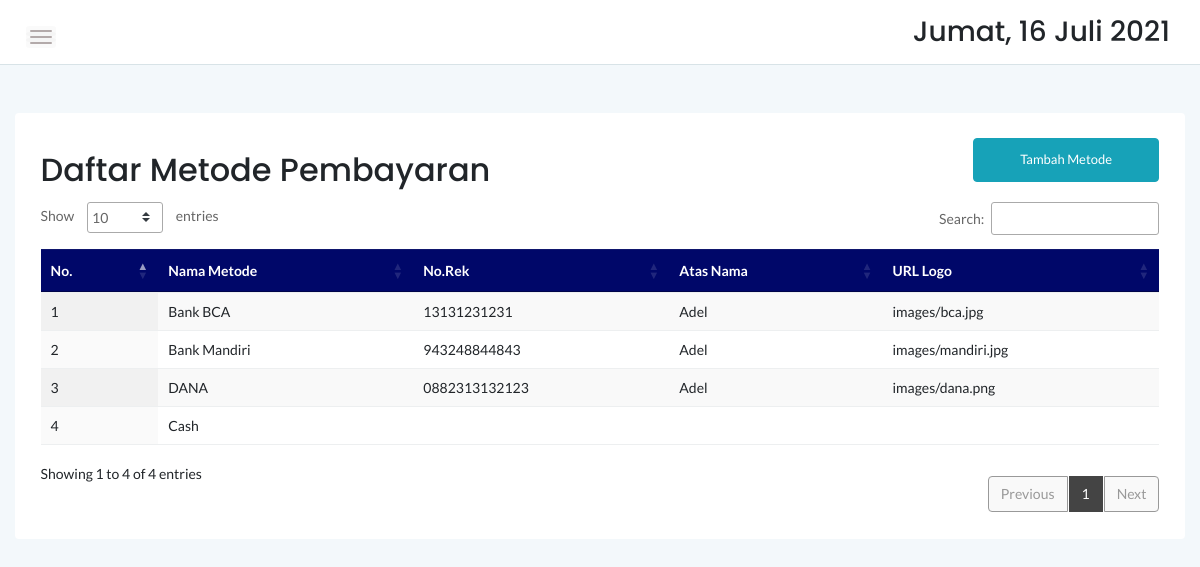
The app's page /admin/pembayaran.php with its own data.
### tables this page shows
CREATE TABLE `pembayaran` (
  `no` int(11) NOT NULL,
  `metode` varchar(25) NOT NULL,
  `norek` varchar(25) NOT NULL,
  `logo` text,
  `an` varchar(20) NOT NULL
);

### admin/pembayaran.php (the view, shortened to what this page needs)
<?php
	include '../dbconnect.php';
	?>
<!doctype html>
<html class="no-js" lang="en">
<head>
    <link rel="stylesheet" href="assets/css/bootstrap.min.css">
    <link rel="stylesheet" href="assets/css/font-awesome.min.css">
    <link rel="stylesheet" href="assets/css/themify-icons.css">
    <link rel="stylesheet" href="assets/css/metisMenu.css">
    <link rel="stylesheet" href="assets/css/owl.carousel.min.css">
    <link rel="stylesheet" href="assets/css/slicknav.min.css">
    <link rel="stylesheet" href="https://www.amcharts.com/lib/3/plugins/export/export.css" type="text/css" media="all" />
	<link rel="stylesheet" type="text/css" href="https://cdn.datatables.net/1.10.20/css/jquery.dataTables.min.css">
    <link rel="stylesheet" type="text/css" href="https://cdn.datatables.net/1.10.20/css/jquery.dataTables.css">
    <link rel="stylesheet" type="text/css" href="https://cdn.datatables.net/1.10.20/css/dataTables.bootstrap4.min.css">
    <link rel="stylesheet" type="text/css" href="https://cdn.datatables.net/responsive/2.2.3/css/responsive.bootstrap.min.css">
    <link rel="stylesheet" type="text/css" href="https://cdn.datatables.net/responsive/2.2.3/css/responsive.jqueryui.min.css">
	<link rel="stylesheet" type="text/css" href="https://cdn.datatables.net/buttons/1.5.2/css/buttons.dataTables.min.css">
    <link rel="stylesheet" href="assets/css/typography.css">
    <link rel="stylesheet" href="assets/css/default-css.css">
    <link rel="stylesheet" href="assets/css/styles.css">
    <link rel="stylesheet" href="assets/css/responsive.css">
</head>
<body>
    <div class="page-container">
        <div class="main-content">
            <div class="header-area">
                <div class="row align-items-center">
                    <div class="col-md-6 col-sm-8 clearfix">
                        <div class="nav-btn pull-left">
                            <span></span>
                            <span></span>
                            <span></span>
                        </div>
                    </div>
                    <div class="col-md-6 col-sm-4 clearfix">
                        <ul class="notification-area pull-right">
                            <li><h3><div class="date">
						</b></div></h3>
						</li>
                        </ul>
                    </div>
                </div>
            </div>
            <div class="main-content-inner">
                <div class="row mt-5 mb-5">
                    <div class="col-12">
                        <div class="card">
                            <div class="card-body">
                                <div class="d-sm-flex justify-content-between align-items-center">
									<h2>Daftar Metode Pembayaran</h2>
									<button style="margin-bottom:20px" data-toggle="modal" data-target="#myModal" class="btn btn-info col-md-2">Tambah Metode</button>
                                </div>
                                    <div class="data-tables datatable-dark">
										 <table id="dataTable3" class="display" style="width:100%"><thead class="thead-dark">
											<tr>
												<th>No.</th>
												<th>Nama Metode</th>
												<th>No.Rek</th>
												<th>Atas Nama</th>
												<th>URL Logo</th>
											</tr></thead><tbody>
											<?php
											$brgs=mysqli_query($conn,"SELECT * from pembayaran order by no ASC");
											$no=1;
											while($p=mysqli_fetch_array($brgs)){
												?>
												<tr>
													<td><?php echo $no++ ?></td>
													<td><?php echo $p['metode'] ?></td>
													<td><?php echo $p['norek'] ?></td>
													<td><?php echo $p['an'] ?></td>
													<td><?php echo $p['logo'] ?></td>
												</tr>
												<?php
											}
											?>
										</tbody>
										</table>
                                    </div>
								 </div>
                            </div>
                        </div>
                    </div>
                </div>
            </div>
        </div>
</body>
</html>

### admin/assets/css/styles.css (style rules this page uses)
.page-container { width: 100%; height: 100%; min-height: 100vh; padding-left: 280px; -webkit-transition: padding-left 0.3s ease 0s; transition: padding-left 0.3s ease 0s; }
.card { border: none; border-radius: 4px; background-color: #fff; -webkit-transition: all 0.3s ease 0s; transition: all 0.3s ease 0s; }
.card-body { padding: 25.6px; padding: 1.6rem; }
.main-content { width: 100%; background: #F3F8FB; }
.main-content-inner { padding: 0 30px 50px; }
.header-area { padding: 15px 30px; background: #fff; border-bottom: 1px solid #d8e3e7; }
.nav-btn { margin-right: 30px; margin-top: 10px; cursor: pointer; }
.nav-btn span { display: block; width: 22px; height: 2px; background: #b3aaaa; margin: 4px 0; border-radius: 15px; -webkit-transition: all 0.3s ease 0s; transition: all 0.3s ease 0s; box-shadow: 0 0 0 4px rgba(99, 96, 96, 0.03); }
.notification-area { -webkit-user-select: none; -moz-user-select: none; -ms-user-select: none; user-select: none; position: relative; z-index: 1; }
.notification-area li { display: inline-block; margin-left: 20px; cursor: pointer; -webkit-user-select: none; -moz-user-select: none; -ms-user-select: none; user-select: none; }
.btn { padding: 11px 17px; font-size: 13px; letter-spacing: 0; }
table tr th { border-bottom: none; }
table tr th, table tr td { border-top: 1px solid rgba(120, 130, 140, 0.13) !important; }
table.dataTable.no-footer { border-bottom: 1px solid rgba(120, 130, 140, 0.13) !important; }
table.dataTable thead th, table.dataTable thead td { border-bottom-color: transparent; }
.datatable-dark thead { background:#000769; color: #fff; }

### records on screen
pembayaran: metode "Bank BCA", norek "13131231231", an "Adel", logo "images/bca.jpg"
pembayaran: metode "Bank Mandiri", norek "943248844843", an "Adel", logo "images/mandiri.jpg"
pembayaran: metode "DANA", norek "0882313132123", an "Adel", logo "images/dana.png"
pembayaran: metode "Cash"
